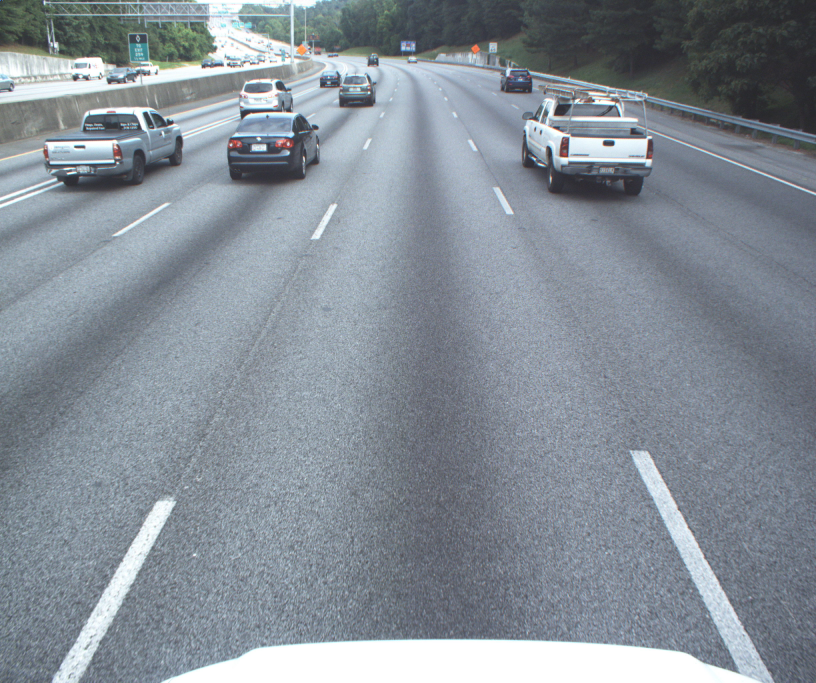
#> input picture Submission 2.0/i75/images/0002878.jpg, 2448 x 2048 px (shown at 1/3 size)
$ python test_1.py
#> lines starting #> are read from the running program, lines starting #| are printed output that depends on the picture
import cv2
import numpy as np
import matplotlib.pyplot as plt

img=cv2.imread('i75/images/0002878.jpg')
#> img is the input picture: shape (2048, 2448, 3); mean B, G, R 151.8, 142.7, 133.8
IMAGE_H,IMAGE_W,_=img.shape
#> IMAGE_H = 2048; IMAGE_W = 2448

src = np.float32([[0, IMAGE_H], [IMAGE_W, IMAGE_H], [0, 0], [IMAGE_W, 0]])
dst = np.float32([[0,1200], [2000,1200], [0, 0], [1200, 0]])
M = cv2.getPerspectiveTransform(src, dst) # The transformation matrix
Minv = cv2.getPerspectiveTransform(dst, src) # Inverse transformation

warped_img = cv2.warpPerspective(img, M, (IMAGE_W, IMAGE_H)) # Image warping
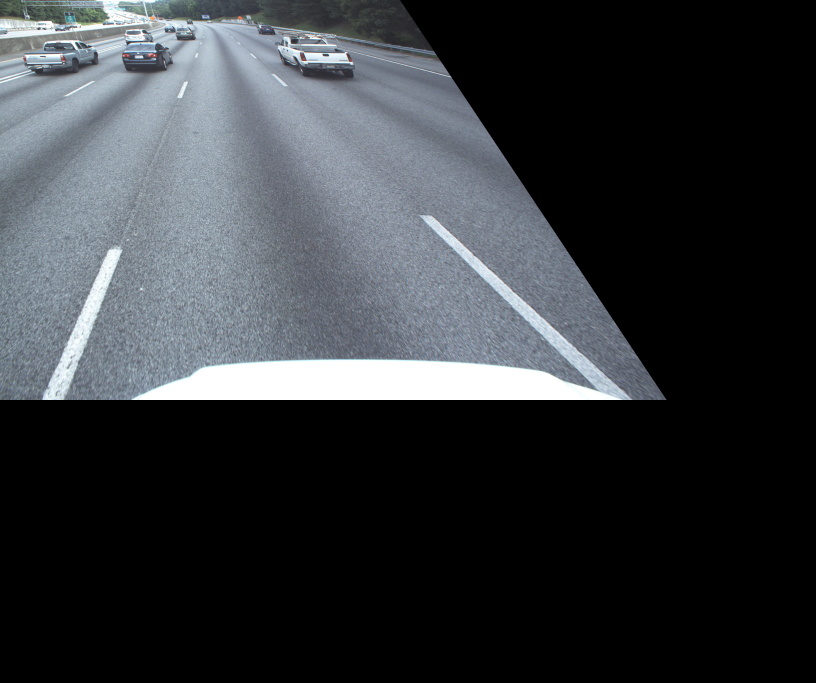
#> warped_img: shape (2048, 2448, 3) (shown at 1/3 size); mean B, G, R 60, 56.4, 53.1
plt.imshow(cv2.cvtColor(warped_img, cv2.COLOR_BGR2RGB)) # Show results
plt.show()

$ run again, with Submission 2.0/i75/images/0002870.jpg copied over Submission 2.0/i75/images/0002878.jpg
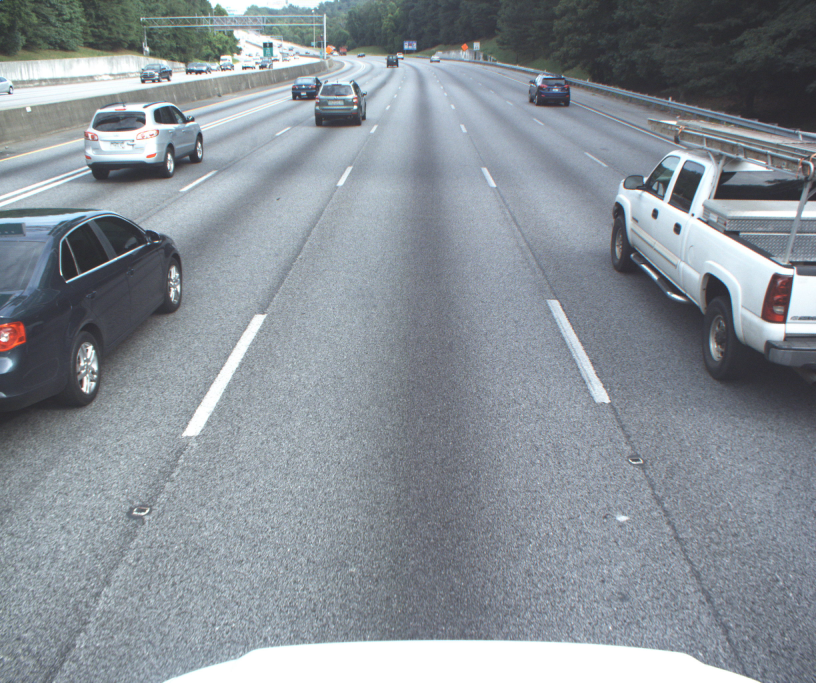
#> input picture Submission 2.0/i75/images/0002870.jpg, 2448 x 2048 px (shown at 1/3 size)
#> img is the input picture: shape (2048, 2448, 3); mean B, G, R 151.8, 144.6, 137
#> `warped_img = cv2.warpPerspective(img, M, (IMAGE_W, IMAGE_H))`:
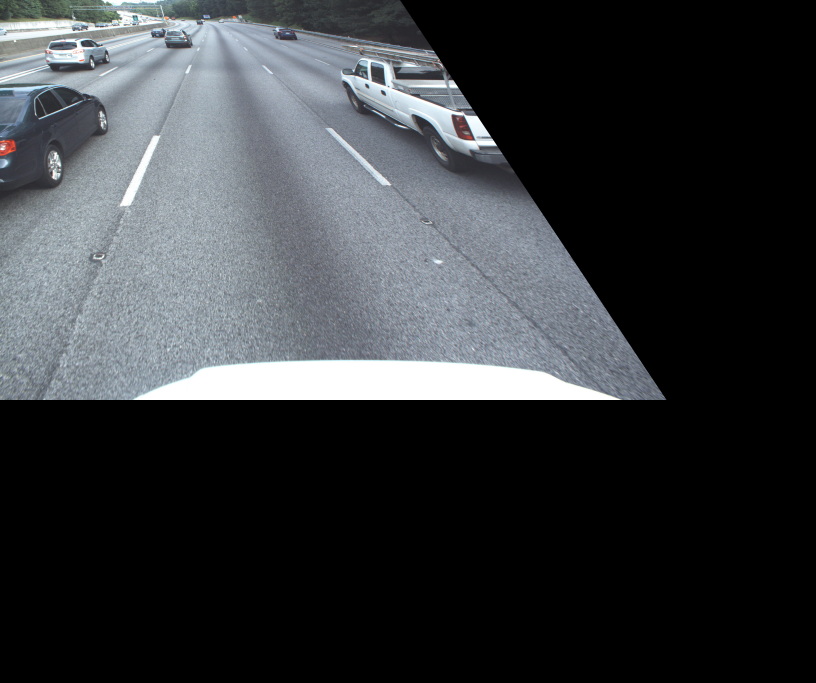
#> warped_img: shape (2048, 2448, 3) (shown at 1/3 size); mean B, G, R 60.3, 57.4, 54.6

$ run again, with Submission 2.0/i75/images/0002871.jpg copied over Submission 2.0/i75/images/0002878.jpg
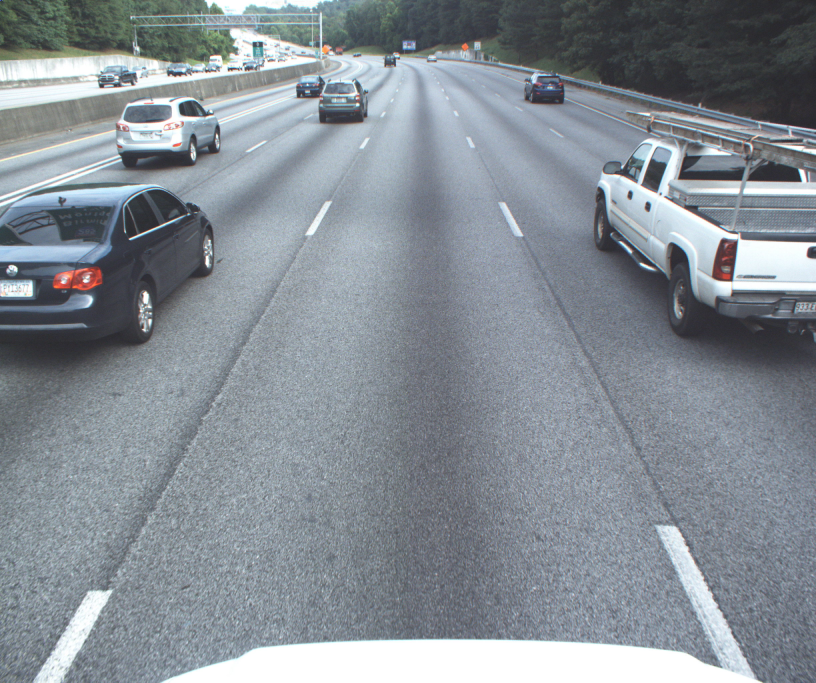
#> input picture Submission 2.0/i75/images/0002871.jpg, 2448 x 2048 px (shown at 1/3 size)
#> img is the input picture: shape (2048, 2448, 3); mean B, G, R 149.2, 141.7, 133.9
#> `warped_img = cv2.warpPerspective(img, M, (IMAGE_W, IMAGE_H))`:
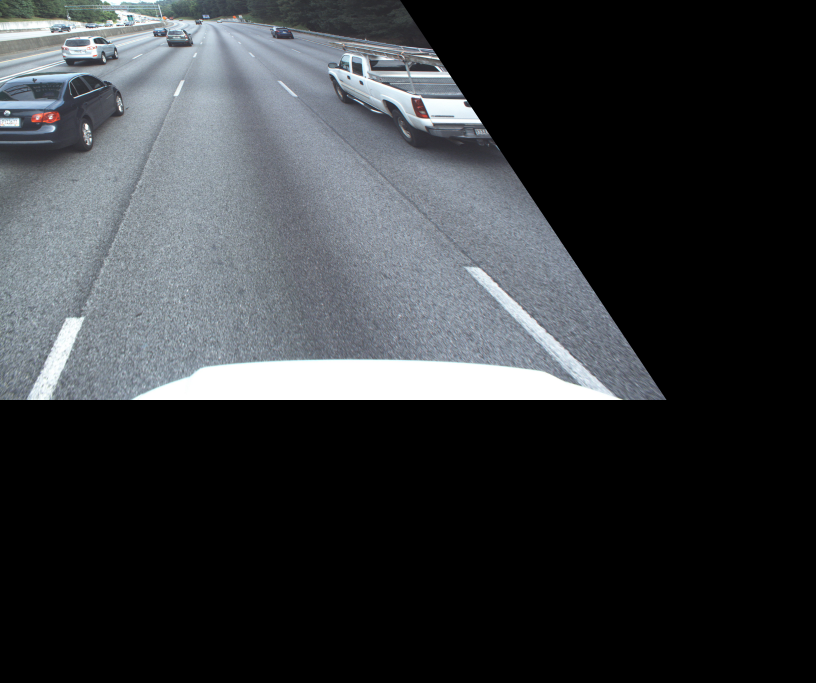
#> warped_img: shape (2048, 2448, 3) (shown at 1/3 size); mean B, G, R 59.3, 56.3, 53.5

$ run again, with Submission 2.0/i75/images/0002872.jpg copied over Submission 2.0/i75/images/0002878.jpg
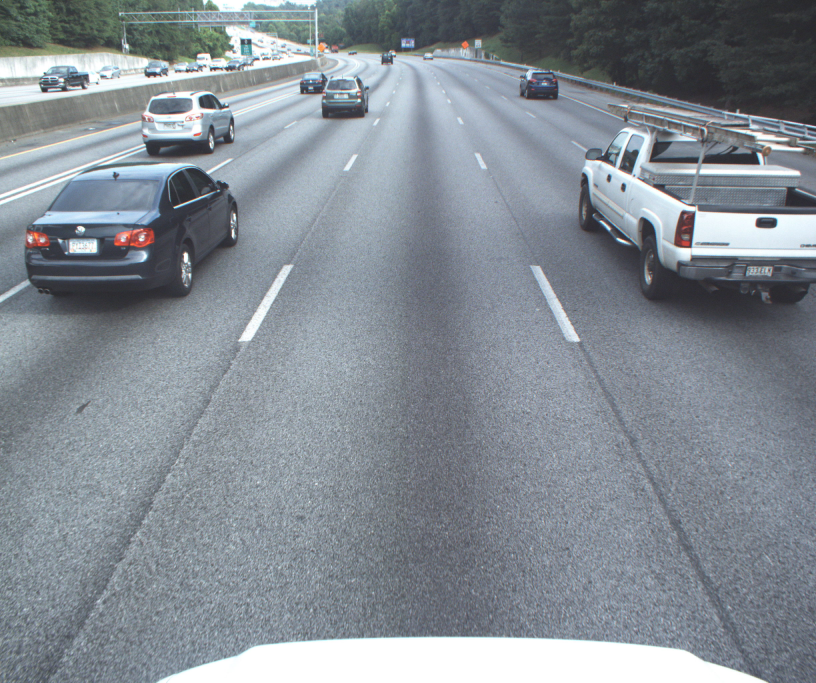
#> input picture Submission 2.0/i75/images/0002872.jpg, 2448 x 2048 px (shown at 1/3 size)
#> img is the input picture: shape (2048, 2448, 3); mean B, G, R 148.1, 140.3, 132.4
#> `warped_img = cv2.warpPerspective(img, M, (IMAGE_W, IMAGE_H))`:
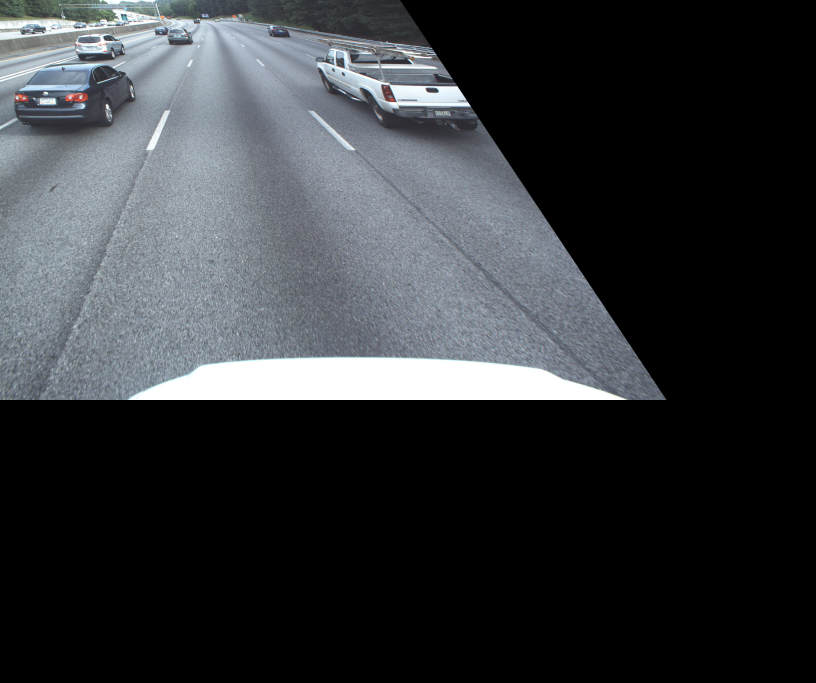
#> warped_img: shape (2048, 2448, 3) (shown at 1/3 size); mean B, G, R 58.5, 55.4, 52.5
